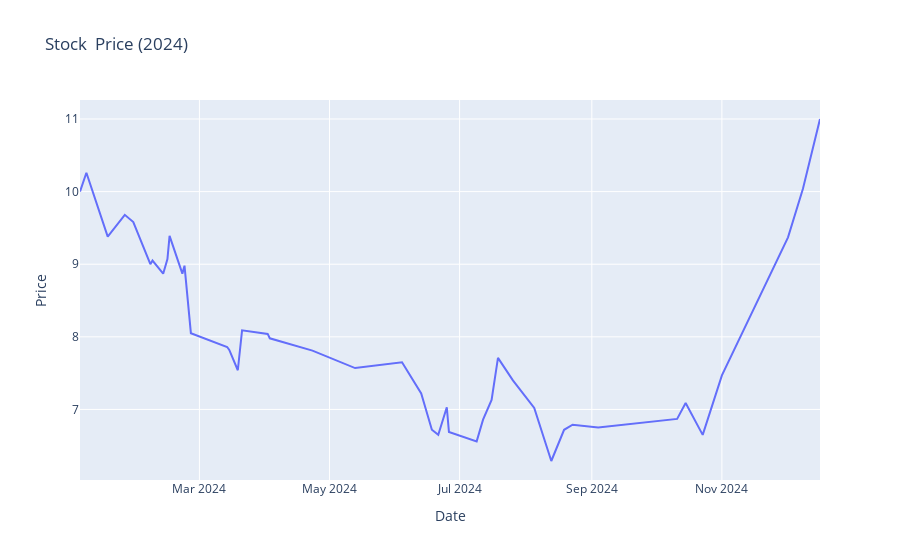

Notebook source saved alongside this figure:
### Code cell
fig = px.line(
    WBStockFull[WBStockFull['Date'].dt.year == 2024], 
    x='Date', 
    y='Open', 
    title='Stock  Price (2024)'
)

fig.update_layout(
    xaxis_title='Date',
    yaxis_title='Price',
)

fig.show()

### Figure 1 — Plotly figure (JSON) as saved in the notebook; plotly's stock layout.template omitted (floating-point values rounded to 4 significant figures)
{"data": [{"hovertemplate": "Date=%{x}<br>Open=%{y}<extra></extra>", "legendgroup": "", "line": {"color": "#636efa", "dash": "solid"}, "marker": {"symbol": "circle"}, "mode": "lines", "name": "", "orientation": "v", "showlegend": false, "type": "scatter", "x": ["2024-12-17T00:00:00", "2024-12-09T00:00:00", "2024-12-02T00:00:00", "2024-11-01T00:00:00", "2024-10-23T00:00:00", "2024-10-15T00:00:00", "2024-10-11T00:00:00", "2024-09-04T00:00:00", "2024-08-23T00:00:00", "2024-08-19T00:00:00", "2024-08-13T00:00:00", "2024-08-05T00:00:00", "2024-07-26T00:00:00", "2024-07-19T00:00:00", "2024-07-16T00:00:00", "2024-07-12T00:00:00", "2024-07-09T00:00:00", "2024-06-26T00:00:00", "2024-06-25T00:00:00", "2024-06-21T00:00:00", "2024-06-18T00:00:00", "2024-06-13T00:00:00", "2024-06-04T00:00:00", "2024-05-13T00:00:00", "2024-04-23T00:00:00", "2024-04-03T00:00:00", "2024-04-02T00:00:00", "2024-03-21T00:00:00", "2024-03-19T00:00:00", "2024-03-15T00:00:00", "2024-03-14T00:00:00", "2024-02-26T00:00:00", "2024-02-23T00:00:00", "2024-02-22T00:00:00", "2024-02-16T00:00:00", "2024-02-15T00:00:00", "2024-02-13T00:00:00", "2024-02-08T00:00:00", "2024-02-07T00:00:00", "2024-01-30T00:00:00", "2024-01-26T00:00:00", "2024-01-18T00:00:00", "2024-01-08T00:00:00", "2024-01-05T00:00:00"], "xaxis": "x", "y": [11, 10.04, 9.37, 7.47, 6.65, 7.09, 6.87, 6.75, 6.79, 6.72, 6.29, 7.02, 7.4, 7.71, 7.13, 6.86, 6.56, 6.69, 7.03, 6.65, 6.72, 7.22, 7.65, 7.57, 7.81, 7.98, 8.04, 8.09, 7.54, 7.82, 7.86, 8.05, 8.98, 8.87, 9.39, 9.07, 8.87, 9.05, 9, 9.58, 9.68, 9.38, 10.26, 10], "yaxis": "y"}], "layout": {"autosize": true, "legend": {"tracegroupgap": 0}, "title": {"text": "Stock  Price (2024)"}, "xaxis": {"anchor": "y", "autorange": true, "domain": [0, 1], "range": ["2024-01-05", "2024-12-17"], "title": {"text": "Date"}, "type": "date"}, "yaxis": {"anchor": "x", "autorange": true, "domain": [0, 1], "range": [6.028, 11.26], "title": {"text": "Price"}, "type": "linear"}}}
